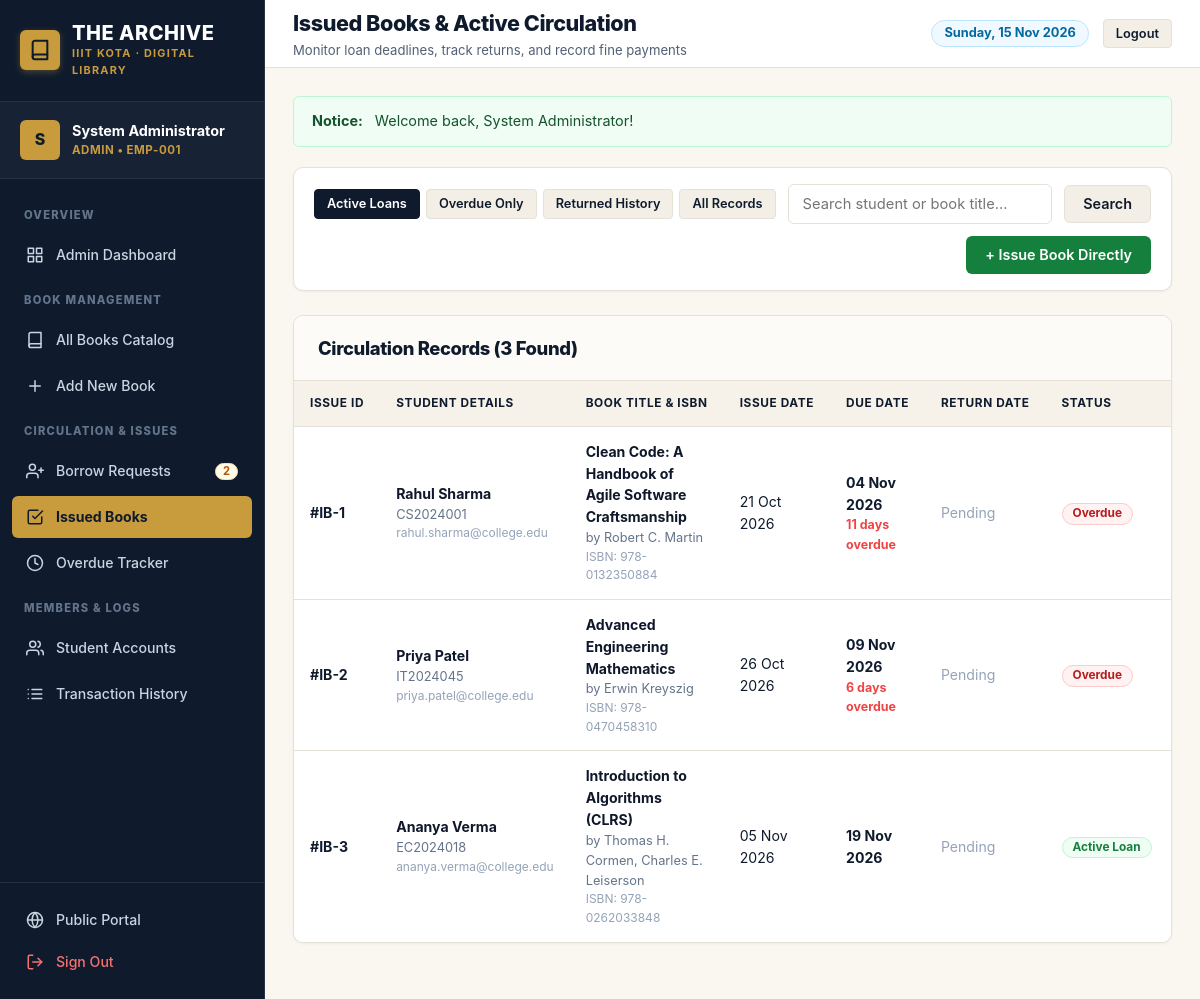
Screenshot of /admin/issued_books.php (signed in) with the database file from the repository.
### tables this page shows
CREATE TABLE `issued_books` (
  `id` INT AUTO_INCREMENT PRIMARY KEY,
  `borrow_request_id` INT DEFAULT NULL,
  `user_id` INT NOT NULL,
  `book_id` INT NOT NULL,
  `issue_date` DATE NOT NULL,
  `due_date` DATE NOT NULL,
  `return_date` DATE DEFAULT NULL,
  `status` ENUM('issued', 'returned', 'overdue') NOT NULL DEFAULT 'issued',
  `fine_amount` DECIMAL(8, 2) NOT NULL DEFAULT 0.00,
  `created_at` TIMESTAMP DEFAULT CURRENT_TIMESTAMP,
  CONSTRAINT `fk_issued_user` FOREIGN KEY (`user_id`) REFERENCES `users` (`id`) ON DELETE CASCADE ON UPDATE CASCADE,
  CONSTRAINT `fk_issued_book` FOREIGN KEY (`book_id`) REFERENCES `books` (`id`) ON DELETE CASCADE ON UPDATE CASCADE,
  CONSTRAINT `fk_issued_request` FOREIGN KEY (`borrow_request_id`) REFERENCES `borrow_requests` (`id`) ON DELETE SET NULL ON UPDATE CASCADE
);

CREATE TABLE `users` (
  `id` INT AUTO_INCREMENT PRIMARY KEY,
  `full_name` VARCHAR(100) NOT NULL,
  `email` VARCHAR(100) NOT NULL UNIQUE,
  `password` VARCHAR(255) NOT NULL,
  `phone` VARCHAR(20) DEFAULT NULL,
  `student_id_number` VARCHAR(50) DEFAULT NULL,
  `role` ENUM('admin', 'student') NOT NULL DEFAULT 'student',
  `status` ENUM('active', 'inactive') NOT NULL DEFAULT 'active',
  `created_at` TIMESTAMP DEFAULT CURRENT_TIMESTAMP,
  `updated_at` TIMESTAMP DEFAULT CURRENT_TIMESTAMP ON UPDATE CURRENT_TIMESTAMP
);

CREATE TABLE `books` (
  `id` INT AUTO_INCREMENT PRIMARY KEY,
  `isbn` VARCHAR(30) NOT NULL UNIQUE,
  `title` VARCHAR(255) NOT NULL,
  `author` VARCHAR(255) NOT NULL,
  `category_id` INT NOT NULL,
  `publisher` VARCHAR(255) DEFAULT NULL,
  `publication_year` INT DEFAULT NULL,
  `total_copies` INT NOT NULL DEFAULT 1,
  `available_copies` INT NOT NULL DEFAULT 1,
  `description` TEXT DEFAULT NULL,
  `cover_image` VARCHAR(255) DEFAULT NULL,
  `created_at` TIMESTAMP DEFAULT CURRENT_TIMESTAMP,
  `updated_at` TIMESTAMP DEFAULT CURRENT_TIMESTAMP ON UPDATE CURRENT_TIMESTAMP,
  CONSTRAINT `fk_books_category` FOREIGN KEY (`category_id`) REFERENCES `categories` (`id`) ON DELETE RESTRICT ON UPDATE CASCADE
);

### config/database.php (called while the page is built, shortened)
<?php
function e($value) {
    return htmlspecialchars($value ?? '', ENT_QUOTES, 'UTF-8');
}
function calculate_overdue_and_fine($due_date, $return_date = null) {
    $compare_date = $return_date ? new DateTime($return_date) : new DateTime('today');
    $due = new DateTime($due_date);
    if ($compare_date > $due) {
        $interval = $due->diff($compare_date);
        $days = (int)$interval->days;
        $fine = $days * FINE_PER_DAY;
        return [
            'days_overdue' => $days,
            'fine_amount' => $fine
        ];
    }
    return [
        'days_overdue' => 0,
        'fine_amount' => 0.00
    ];
}

### admin/issued_books.php (the view, shortened to what this page needs)
<?php
require_once __DIR__ . '/../config/database.php';
$conn = get_db_connection();
$status_filter = trim($_GET['status'] ?? 'active');
$search = trim($_GET['search'] ?? '');
$query = "SELECT ib.*, u.full_name, u.student_id_number, u.email, u.phone, b.title, b.author, b.isbn, c.name AS category_name
          FROM issued_books ib
          JOIN users u ON ib.user_id = u.id
          JOIN books b ON ib.book_id = b.id
          LEFT JOIN categories c ON b.category_id = c.id
          WHERE 1=1";
if ($status_filter === 'active') {
    $query .= " AND ib.status IN ('issued', 'overdue')";
} elseif ($status_filter === 'overdue') {
    $query .= " AND ib.status = 'issued' AND ib.due_date < CURDATE()";
} elseif ($status_filter === 'returned') {
    $query .= " AND ib.status = 'returned'";
}
$query .= " ORDER BY CASE WHEN ib.status IN ('issued', 'overdue') THEN 0 ELSE 1 END, ib.due_date ASC";
$stmt = $conn->prepare($query);
$stmt->execute();
$issued_list = $stmt->get_result()->fetch_all(MYSQLI_ASSOC);
require __DIR__ . '/../includes/header.php';
?>
<div class="filter-bar">
  <form method="GET" action="issued_books.php" style="display: flex; gap: 12px; width: 100%; flex-wrap: wrap; align-items: center;">
    <div style="display: flex; gap: 6px;">
      <a href="issued_books.php?status=active" class="btn btn-sm <?= ($status_filter === 'active') ? 'btn-primary' : 'btn-secondary' ?>">
        Active Loans
      </a>
      <a href="issued_books.php?status=overdue" class="btn btn-sm <?= ($status_filter === 'overdue') ? 'btn-danger' : 'btn-secondary' ?>">
        Overdue Only
      </a>
      <a href="issued_books.php?status=returned" class="btn btn-sm <?= ($status_filter === 'returned') ? 'btn-primary' : 'btn-secondary' ?>">
        Returned History
      </a>
      <a href="issued_books.php?status=all" class="btn btn-sm <?= ($status_filter === 'all') ? 'btn-primary' : 'btn-secondary' ?>">
        All Records
      </a>
    </div>
    <div class="filter-input" style="max-width: 320px;">
      <input
        type="text"
        name="search"
        class="form-control"
        placeholder="Search student or book title..."
        value="<?= e($search) ?>"
      >
    </div>
    <button type="submit" class="btn btn-secondary">Search</button>
    <div style="margin-left: auto;">
      <a href="issue_book.php" class="btn btn-success">+ Issue Book Directly</a>
    </div>
  </form>
</div>
<div class="content-card">
  <div class="card-header">
    <h2>Circulation Records (<?= count($issued_list) ?> Found)</h2>
  </div>
  <div class="table-responsive">
    <table class="data-table">
      <thead>
        <tr>
          <th>Issue ID</th>
          <th>Student Details</th>
          <th>Book Title &amp; ISBN</th>
          <th>Issue Date</th>
          <th>Due Date</th>
          <th>Return Date</th>
          <th>Status</th>
          <th>Fine</th>
        </tr>
      </thead>
      <tbody>
        <?php if (empty($issued_list)): ?>
          <tr>
            <td colspan="9" style="text-align: center; padding: 40px; color: #64748b;">
              No records found for the selected circulation filter.
            </td>
          </tr>
        <?php else: ?>
          <?php foreach ($issued_list as $row): ?>
            <?php
              $is_active = ($row['status'] !== 'returned');
              $is_overdue = ($is_active && strtotime($row['due_date']) < strtotime(date('Y-m-d')));
              $calc = calculate_overdue_and_fine($row['due_date'], $row['return_date']);
            ?>
            <tr>
              <td><strong>#IB-<?= $row['id'] ?></strong></td>
              <td>
                <div style="font-weight: 700; color: #0f172a;"><?= e($row['full_name']) ?></div>
                <div style="font-size: 0.8rem; color: #64748b;"><?= e($row['student_id_number']) ?></div>
                <div style="font-size: 0.75rem; color: #94a3b8;"><?= e($row['email']) ?></div>
              </td>
              <td>
                <div style="font-weight: 700; color: #0f172a;"><?= e($row['title']) ?></div>
                <div style="font-size: 0.8rem; color: #64748b;">by <?= e($row['author']) ?></div>
                <div style="font-size: 0.75rem; color: #94a3b8;">ISBN: <?= e($row['isbn']) ?></div>
              </td>
              <td><?= date('d M Y', strtotime($row['issue_date'])) ?></td>
              <td>
                <strong><?= date('d M Y', strtotime($row['due_date'])) ?></strong>
                <?php if ($is_overdue): ?>
                  <div style="color: #ef4444; font-size: 0.78rem; font-weight: 700;">
                    <?= $calc['days_overdue'] ?> days overdue
                  </div>
                <?php endif; ?>
              </td>
              <td>
                <?php if (!empty($row['return_date'])): ?>
                  <?= date('d M Y', strtotime($row['return_date'])) ?>
                <?php else: ?>
                  <span style="color: #94a3b8;">Pending</span>
                <?php endif; ?>
              </td>
              <td>
                <?php if (!$is_active): ?>
                  <span class="badge badge-neutral">Returned</span>
                <?php elseif ($is_overdue): ?>
                  <span class="badge badge-danger">Overdue</span>
                <?php else: ?>
                  <span class="badge badge-success">Active Loan</span>
                <?php endif; ?>
              </td>
              <td>
              </td>
            </tr>
          <?php endforeach; ?>
        <?php endif; ?>
      </tbody>
    </table>
  </div>
</div>
<?php require __DIR__ . '/../includes/footer.php'; ?>

### rows the page displays
issued_books: id "1", user.full_name "Rahul Sharma", user.student_id_number "CS2024001", user.email "rahul.sharma@college.edu", book.title "Clean Code: A Handbook of Agile Software Craftsmanship", book.author "Robert C. Martin", book.isbn "978-0132350884", issue_date "21 Oct 2026", due_date "04 Nov 2026", due_date+return_date "11", shows "Pending", status "Overdue"
issued_books: id "2", user.full_name "Priya Patel", user.student_id_number "IT2024045", user.email "priya.patel@college.edu", book.title "Advanced Engineering Mathematics", book.author "Erwin Kreyszig", book.isbn "978-0470458310", issue_date "26 Oct 2026", due_date "09 Nov 2026", due_date+return_date "6", shows "Pending", status "Overdue"
issued_books: id "3", user.full_name "Ananya Verma", user.student_id_number "EC2024018", user.email "ananya.verma@college.edu", book.title "Introduction to Algorithms (CLRS)", book.author "Thomas H. Cormen, Charles E. Leiserson", book.isbn "978-0262033848", issue_date "05 Nov 2026", due_date "19 Nov 2026", shows "Pending", status "Active Loan"

### other values shown
substr($user['full_name'] ?? 'U', 0, 1) "S"
$user['full_name'] "System Administrator"
$user['role'] "ADMIN"
$user['student_id'] "EMP-001"
$pending_requests_count "2"
$header_title "Issued Books & Active Circulation"
$header_subtitle "Monitor loan deadlines, track returns, and record fine payments"
$message "Welcome back, System Administrator!"
count($issued_list) "3"
